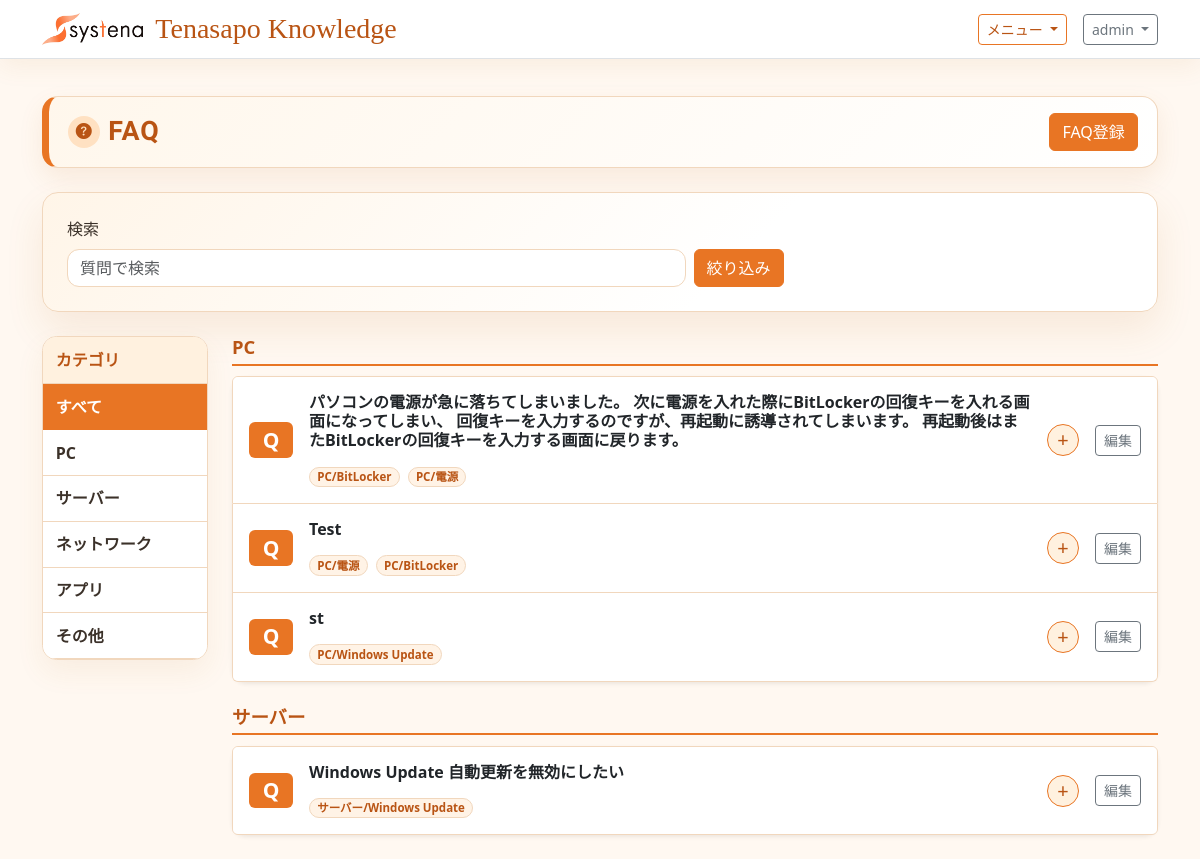
Page /faq/ (signed in) on the earlier database version.
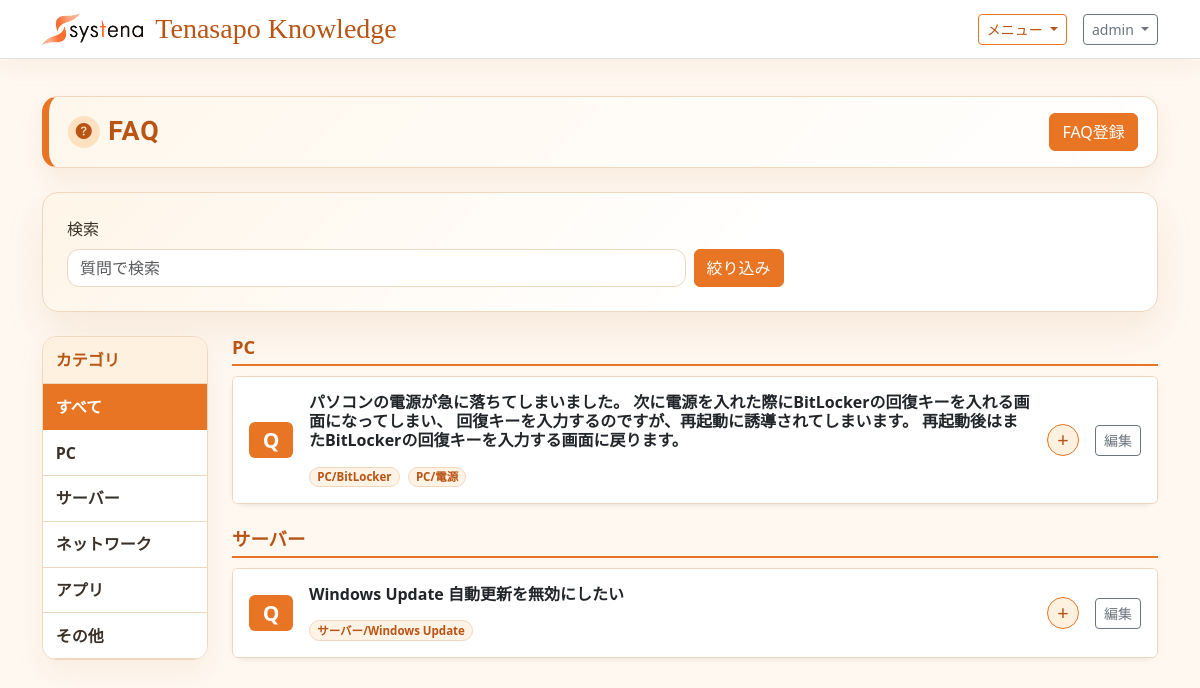
Same page on the later database version.
### tenasapo_knowledge/models.py (models this page shows, shortened)
class KnowledgeArticle(models.Model):
    title = models.CharField('タイトル', max_length=200)
    category = models.CharField('カテゴリ', max_length=120, blank=True)
    customer = models.ForeignKey(
        Customer,
        on_delete=models.SET_NULL,
        null=True,
        blank=True,
        related_name='articles',
        verbose_name='顧客',
    )
    summary = models.TextField('概要', blank=True)
    body = models.TextField('本文')
    is_published = models.BooleanField('公開', default=True)
    is_approved = models.BooleanField('承認済み', default=True)
    visible_to_customer = models.BooleanField('カスタマーユーザー向け表示', default=True)
    visible_to_systena = models.BooleanField('システナユーザー向け表示', default=True)
    answer_view_count = models.PositiveIntegerField('回答表示回数', default=0)
    published_at = models.DateTimeField('公開日時', default=timezone.now)
    source_published_at = models.DateField('ソース公開日', null=True, blank=True)
    created_by = models.ForeignKey(
        settings.AUTH_USER_MODEL,
        on_delete=models.SET_NULL,
        null=True,
        blank=True,
        related_name='created_knowledge_articles',
        verbose_name='作成者',
    )
    created_by_name = models.CharField('投稿者名', max_length=150, blank=True)
    approved_by = models.ForeignKey(
        settings.AUTH_USER_MODEL,
        on_delete=models.SET_NULL,
        null=True,
        blank=True,
        related_name='approved_knowledge_articles',
        verbose_name='承認者',
    )
    approved_by_name = models.CharField('承認者名', max_length=150, blank=True)
    created_at = models.DateTimeField('作成日時', auto_now_add=True)
    updated_at = models.DateTimeField('更新日時', auto_now=True)
    class Meta:
        verbose_name = 'ナレッジ記事'
        verbose_name_plural = 'ナレッジ記事'
        ordering = ['-published_at', '-created_at']

### tenasapo_knowledge/views.py (the view, shortened to what this page needs)
# urls.py: path('faq/', ArticleListView.as_view(), name='article_list'),
class ArticleListView(ListView):
    model = KnowledgeArticle
    template_name = 'tenasapo_knowledge/article_list.html'
    context_object_name = 'articles'
    def dispatch(self, request, *args, **kwargs):
        record_view_history(
            request,
            'FAQ一覧',
            search_query=request.GET.get('q', '')[:200],
            parent_category=request.GET.get('parent_category', '')[:120],
            category=request.GET.get('category', '')[:120],
        )
        return super().dispatch(request, *args, **kwargs)
    def get_queryset(self):
        queryset = (
            KnowledgeArticle.objects.select_related('customer', 'created_by', 'approved_by')
            .prefetch_related('attachments')
            .filter(is_published=True)
            .annotate(good_count=Count('goods'))
        )
        user = self.request.user
        is_systena_user = in_group(user, SYSTENA_GROUP_NAME)
        is_reviewer_user = in_group(user, REVIEWER_GROUP_NAME)
        if (
            not (user.is_authenticated and (user.is_staff or user.is_superuser))
            and not is_systena_user
            and not is_reviewer_user
        ):
            queryset = queryset.filter(visible_to_customer=True)
            if FAQ_APPROVAL_ENABLED:
                queryset = queryset.filter(is_approved=True)
        query = self.request.GET.get('q')
        if query:
            queryset = queryset.filter(title__icontains=query)
        parent_category = self.request.GET.get('parent_category')
        category = self.request.GET.get('category')
        return queryset.distinct()
    def get_context_data(self, **kwargs):
        context = super().get_context_data(**kwargs)
        can_view_approval_meta = in_group(self.request.user, SYSTENA_GROUP_NAME)
        context['can_use_good'] = is_customer_user(self.request.user)
        context['can_edit_article'] = can_edit_article(self.request.user)
        context['can_view_approval_meta'] = can_view_approval_meta
        liked_article_ids = set(
            ArticleGood.objects.filter(
                user=self.request.user,
                article_id__in=[article.id for article in context['articles']],
            ).values_list('article_id', flat=True)
        )
        for article in context['articles']:
            article.is_gooded = article.id in liked_article_ids
            article.creator_display_name = article.created_by_name or (
                article.created_by.get_username() if article.created_by else ''
            )
            article.approver_display_name = article.approved_by_name or (
                article.approved_by.get_username() if article.approved_by else ''
            )
            article.category_chips = self.split_categories(article.category)
            ordered_attachments = sorted(
                article.attachments.all(),
                key=lambda attachment: (attachment.uploaded_at, attachment.id),
            )
            article.question_images = [
                attachment
                for attachment in ordered_attachments
                if attachment.placement == ArticleAttachment.PLACEMENT_QUESTION
            ]
            article.answer_images = [
                attachment
                for attachment in ordered_attachments
                if attachment.placement == ArticleAttachment.PLACEMENT_ANSWER
            ]
            article.file_attachments = [
                attachment
                for attachment in ordered_attachments
                if attachment.placement == ArticleAttachment.PLACEMENT_ATTACHMENT
            ]
        selected_parent = self.request.GET.get('parent_category', '')
        selected_category = self.request.GET.get('category', '')
        if selected_category and not selected_parent:
            selected_parent = self.parent_category_name(selected_category)
        context['parent_categories'] = self.available_parent_category_groups()
        context['selected_parent_category'] = selected_parent
        context['selected_category'] = selected_category
        context['grouped_articles'] = self.group_articles(context['articles'], selected_parent)
        context['query'] = self.request.GET.get('q', '')
        return context
    @staticmethod
    def split_categories(value):
        return [category.strip() for category in (value or '').split(',') if category.strip()]
    @staticmethod
    def parent_category_name(category):
        if '/' in category:
            return category.split('/', 1)[0].strip()
        return category.strip() or '未分類'
    @classmethod
    def article_parent_categories(cls, article):
        parent_names = [
            cls.parent_category_name(category)
            for category in cls.split_categories(article.category)
        ]
        return list(dict.fromkeys(parent_names or ['未分類']))
    @classmethod
    def available_parent_categories(cls):
        parent_categories = [
            parent_name
            for parent_name, _ in FAQCategoryCreateForm.PARENT_CATEGORY_CHOICES
        ]
        parent_categories.extend(
            FAQCategory.objects.values_list('parent_name', flat=True).distinct()
        )
        for category_text in KnowledgeArticle.objects.filter(is_published=True).values_list('category', flat=True):
            parent_categories.extend(
                cls.parent_category_name(category)
                for category in cls.split_categories(category_text)
            )
        return list(dict.fromkeys(parent_categories))
    @classmethod
    def available_parent_category_groups(cls):
        child_categories = {}
        for parent_name in cls.available_parent_categories():
            child_categories.setdefault(parent_name, [])
        for category in FAQCategory.objects.order_by('parent_name', 'child_name'):
            child_categories.setdefault(category.parent_name, []).append(
                {
                    'name': category.child_name,
                    'full_name': category.full_name,
                }
            )
        for category_text in KnowledgeArticle.objects.filter(is_published=True).values_list('category', flat=True):
            for category_name in cls.split_categories(category_text):
                parent_name = cls.parent_category_name(category_name)
                child_name = category_name.split('/', 1)[1].strip() if '/' in category_name else category_name
                child_categories.setdefault(parent_name, []).append(
                    {
                        'name': child_name,
                        'full_name': category_name,
                    }
                )
        groups = []
        for parent_name, children in child_categories.items():
            unique_children = {}
            for child in children:
                unique_children[child['full_name']] = child
            groups.append(
                {
                    'name': parent_name,
                    'children': list(unique_children.values()),
                }
            )
        return groups
    @classmethod
    def group_articles(cls, articles, selected_parent=''):
        grouped_articles = []
        parent_categories = [selected_parent] if selected_parent else cls.available_parent_categories()
        for parent_category in parent_categories:
            matched_articles = [
                article
                for article in articles
                if parent_category in cls.article_parent_categories(article)
            ]
            if matched_articles:
                grouped_articles.append(
                    {
                        'parent_name': parent_category,
                        'articles': matched_articles,
                    }
                )
        return grouped_articles

### tenasapo_knowledge/models.py (called while the page is built)
    @property
    def full_name(self):
        return f'{self.parent_name}/{self.child_name}'

### tenasapo_knowledge/templatetags/article_extras.py (called while the page is built, shortened)
def _resolve_image(match, image_list, next_image_index):
    number_part = match.group(1)
    filename_part = match.group(2)
    if number_part:
        image_index = int(number_part) - 1
        if 0 <= image_index < len(image_list):
            return image_list[image_index]
        return None
    if 0 <= next_image_index < len(image_list):
        return image_list[next_image_index]
    return None

def _image_html(image):
    display_name = conditional_escape(getattr(image, 'display_name', '') or image.file.name)
    return format_html(
        '<div class="inline-image-list my-2">'
        '<a href="{}" target="_blank" rel="noopener">'
        '<img class="inline-faq-image" src="{}" alt="{}">'
        '</a>'
        '</div>',
        image.file.url,
        image.file.url,
        display_name,
    )

### tenasapo_knowledge/views.py (called while the page is built)
def in_group(user, group_name):
    return user.is_authenticated and user.groups.filter(name=group_name).exists()

def is_customer_user(user):
    return (
        user.is_authenticated
        and in_group(user, CUSTOMER_GROUP_NAME)
        and not (user.is_staff or user.is_superuser)
    )

### tenasapo_knowledge/templates/tenasapo_knowledge/article_list.html (shortened to what the changed rows need)
{% extends "base.html" %}
{% load article_extras %}
{% block content %}
<div class="page-title-panel mb-4">
    <div class="d-flex flex-column flex-md-row justify-content-between align-items-md-center gap-3">
        <div>
            <h1 class="page-title-main mb-0 d-flex align-items-center gap-2">
                <span class="page-title-icon"><i class="bi bi-question-circle-fill"></i></span>FAQ
            </h1>
        </div>
    </div>
</div>
<div class="row g-4 align-items-start">
    <aside class="col-12 col-lg-2">
        <div class="category-sidebar">
            <div class="list-group list-group-flush">
                <a
                    class="list-group-item category-sidebar-link {% if not selected_parent_category %}active{% endif %}"
                    href="?q={{ query|urlencode }}"
                >
                    すべて
                </a>
                {% for parent_category in parent_categories %}
                    <a
                        class="list-group-item category-sidebar-link category-sidebar-toggle {% if selected_parent_category == parent_category.name %}active{% endif %}"
                        href="?q={{ query|urlencode }}&parent_category={{ parent_category.name|urlencode }}"
                        aria-expanded="{% if selected_parent_category == parent_category.name %}true{% else %}false{% endif %}"
                        aria-controls="categoryChildren{{ forloop.counter }}"
                    >
                        {{ parent_category.name }}
                    </a>
                {% endfor %}
            </div>
        </div>
    </aside>
    <section class="col-12 col-lg-10">
        {% if grouped_articles %}
            <div class="faq-group-list">
                {% for group in grouped_articles %}
                    <section class="faq-group">
                        <h2 class="faq-group-title">{{ group.parent_name }}</h2>
                        <div class="accordion shadow-sm" id="faqAccordion{{ forloop.counter }}">
                            {% for article in group.articles %}
                                <article class="accordion-item faq-item">
                                    <h3 class="accordion-header" id="faqHeading{{ forloop.parentloop.counter }}{{ article.id }}">
                                        <div class="faq-question d-flex align-items-center gap-3 p-3">
                                            <span class="badge text-bg-primary flex-shrink-0">Q</span>
                                            <div class="flex-grow-1">
                                                <div class="faq-question-title fw-semibold">{{ article.title|render_inline_images:article.question_images }}</div>
                                                {% if article.category_chips %}
                                                    <div class="d-flex flex-wrap gap-2 mt-2">
                                                        {% for category in article.category_chips %}
                                                            <span class="badge faq-category-chip">{{ category }}</span>
                                                        {% endfor %}
                                                    </div>
                                                {% endif %}
                                            </div>
                                            <button
                                                class="btn btn-outline-primary btn-sm rounded-circle faq-toggle collapsed flex-shrink-0"
                                                type="button"
                                                data-bs-toggle="collapse"
                                                data-bs-target="#faqPanel{{ forloop.parentloop.counter }}{{ article.id }}"
                                                aria-expanded="false"
                                                aria-controls="faqPanel{{ forloop.parentloop.counter }}{{ article.id }}"
                                                aria-label="回答を表示"
                                            ></button>
                                            {% if can_edit_article %}
                                                <a class="btn btn-outline-secondary btn-sm flex-shrink-0" href="{% url 'article_edit' article.id %}">編集</a>
                                            {% endif %}
                                        </div>
                                    </h3>
                                </article>
                            {% endfor %}
                        </div>
                    </section>
                {% endfor %}
            </div>
        {% else %}
            <div class="alert alert-info" role="status">
                表示できるFAQがありません。
            </div>
        {% endif %}
    </section>
</div>
{% endblock %}

Differences in the rows shown:
removed KnowledgeArticle: title|render_inline_images "Test", category_chips "PC/電源" "PC/BitLocker", shown under "PC"
removed KnowledgeArticle: title|render_inline_images "st", category_chips "PC/Windows Update", shown under "PC"
